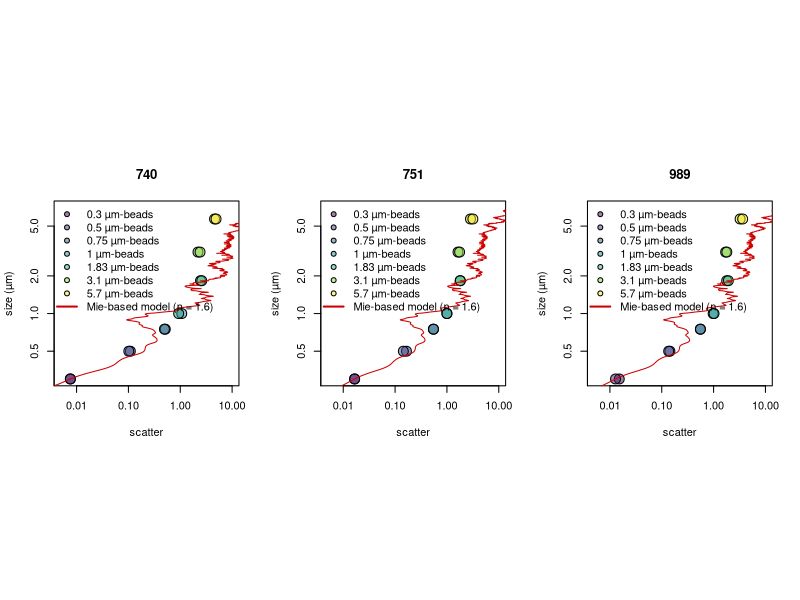

This figure's R source: (Note: this script raises an error after producing the figure.)
library(scales)
library(viridis)
path.to.git.repository <- "~/Documents/DATA/Codes/fsc-size-calibration"
setwd(path.to.git.repository)

#############################
### scatter normalization ###
#############################

beads740 <- read.csv("740-summary.csv")
beads740$fsc <- 10^((beads740$fsc.corr.high/2^16)*3.5)
id.740 <- which(beads740$size == 1) # find 1 micron beads
beads740$normalized.fsc <- beads740$fsc/mean(beads740[id.740,'fsc'])
beads740 <- beads740[order(beads740$size),]

beads989<- read.csv("989-summary.csv")
beads989$fsc <- 10^((beads989$fsc.corr.high/2^16)*3.5)
id.989 <- which(beads989$size == 1) # find 1 micron beads
beads989$normalized.fsc <- beads989$fsc/mean(beads989[id.989,'fsc'])
beads989 <- beads989[order(beads989$size),]

beads751 <- read.csv("751-summary.csv")
beads751$fsc <- 10^((beads751$fsc.corr.high/2^16)*3.5)
id.751<- which(beads751$size == 1) # find 1 micron beads
beads751$normalized.fsc <- beads751 $fsc/mean(beads751 [id.751,'fsc'])
beads751 <- beads751[order(beads751$size),]


####################
### OPTIMIZATION ###
####################
library(DEoptim)

# Mie theory fitting
# n <- c(1.35/1.3371, 1.41/1.3371) # range given in Lehmuskero et al. Progr Oceanogr 2018
mie2 <- t(read.csv("meidata-1017.csv" ,header=F)) # low
mie1 <- t(read.csv("meidata-1031.csv" ,header=F)) # fit
mie3 <- t(read.csv("meidata-1045.csv" ,header=F)) # high
mie4 <- t(read.csv("meidata-beads.csv" ,header=F)) # particle of 1 µm, index of refraction of 1.6033

# optimization routine
sigma.lsq <- function(mie, beads, params){

     c <- params[1]
     b <- params[2]
     id <- findInterval(beads$size, mie[,1])
     scatt <- (mie[id,2]/c)^b

           df <- data.frame(obs=beads$normalized.fsc, pred=scatt)
      sigma <- mean(abs(df$obs - df$pred)/df$obs,na.rm=T)
      return(sigma)

  }




##########################
#### CALIBRATION BEADS ### Mie theory optimization
##########################
png("Mie-beads-scatter.png",width=12, height=6, unit='in', res=400)

par(mfrow=c(1,3), pty='s')

for(inst in c(740,751,989)){

# inst <- 740

### Optiomization

if(inst == 740) beads <- beads740
if(inst == 751) beads <- beads751
if(inst == 989) beads <- beads989

beads1 <- subset(beads,  size < 3) # run to test optimzation across range of particle size

f <- function(params) sigma.lsq(mie=mie4, beads=beads1, params)
res <- DEoptim(f, lower=c(0,0), upper=c(10000,2), control=DEoptim.control(itermax=1000, reltol=1e-8,trace=100, steptol=100, strategy=2, parallelType=0))
print(res$optim$bestval)
params <- res$optim$bestmem # optimized 'c' and 'b' values
print(params)


plot(beads$normalized.fsc, beads$size,log='xy', xaxt='n',main=paste(inst), xlim=c(0.005,10), ylim=c(0.3,7), bg=alpha(viridis(nrow(beads)),0.5),cex=2, pch=21, xlab="scatter", ylab="size (µm)")
axis(1, at=c(0.01, 0.1, 1,10))
lines((mie4[,2]/params[1])^params[2], mie4[,1], col='red3')
legend("topleft",legend=c(paste(unique(beads$size), 'µm-beads'), "Mie-based model (n = 1.6)"), bty='n', pch=c(rep(21,nrow(beads)/2), NA), lwd=c(rep(NA,nrow(beads)/2), 2),col=c(rep(1,nrow(beads)/2),'red3'), pt.bg=alpha(c(viridis(nrow(beads)/2), 'red3'),0.5))

}
dev.off()



mie <- data.frame(cbind(mie_740, mie_751[,-1], mie_989[,-1]))

write.csv(mie, "calibrated-mie.csv", row.names=F, quote=F)


#####################
### PHYTOPLANKTON ### validation
#####################


### SIZE
culture <- read.csv("scatter_calibration.csv")
culture$norm.fsc <- culture$fsc / culture$fsc.beads
culture$norm.fsc.sd <- culture$fsc.sd / culture$fsc.beads
culture$volume <- 4/3 * pi * (culture$diameter/2)^3
culture$volume.sd <- culture$volume * culture$diameter.sd/culture$diameter

culture2 <- aggregate(culture, by=list(culture$species), FUN=mean)
culture2 <- culture2[order(culture2$norm.fsc),]

mie <- read.csv("calibrated-mie.csv")
inst <- 740


png(paste0(inst,"-Size-scatter.png"),width=12, height=12, unit='in', res=200)

  par(mfrow=c(1,1), pty='s',cex=1.4)
  plot(culture2$norm.fsc, culture2$diameter, log='xy', pch=NA,ylab=substitute(paste("Cell diameter (",mu,"m)")), xlab="Normalized scatter (dimensionless)",cex=2, xaxt='n', yaxt='n', xlim=c(0.002,10), ylim=c(0.5,20), main=paste("#",inst))
  with(culture2, arrows(norm.fsc, diameter-culture2$diameter.sd, norm.fsc, diameter + culture2$diameter.sd,  code = 3, length=0, col='grey',lwd=2))
  with(culture2, arrows(norm.fsc-norm.fsc.sd, diameter, norm.fsc+norm.fsc.sd, diameter,  code = 3, length=0,col='grey',lwd=2))
  lines(mie$scatter, mie[,paste0("diam_",inst,"_mid")], col='red3', lwd=2)
  lines(mie$scatter, mie[,paste0("diam_",inst,"_upr")], col='grey', lwd=2)
  lines(mie$scatter, mie[,paste0("diam_",inst,"_lwr")], col='grey', lwd=2)
  axis(1, at=c(0.002,0.005,0.01,0.02,0.05,0.1,0.2,0.5,1,2,5))
  axis(2, at=c(0.1,0.2,0.5,1,2,5,10,20),las=1)
  points(culture2$norm.fsc, culture2$diameter, bg=alpha(viridis(nrow(culture2)),0.5), pch=21,cex=2)
  legend("topleft",legend=c(as.vector(culture2$Group.1),"Mie-based model (index refraction = 1.031 +/- 0.014)","beads"), pch=c(rep(21,nrow(culture2)),NA, 13), lwd=c(rep(NA,nrow(culture2)),2, NA), bty='n',
            pt.bg=alpha(viridis(nrow(culture2)),0.5), col=c(rep(1,nrow(culture2)),'red3','red3'), text.font=c(rep(3,nrow(culture2)),1,1))

dev.off()
